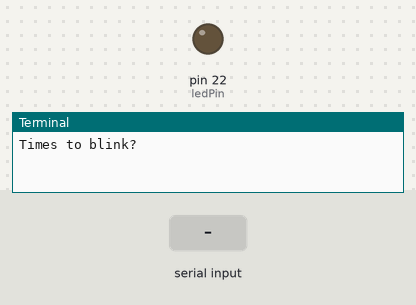
This program was run on a simulated Raspberry Pi (header pin numbers). Parts: output pins drawn as LEDs (lit = HIGH), the last lines printed to the terminal. Dashed ring = blinking. The test bench sets the inputs (shaded band). At 11.3 s the program stops and its outputs stay as they are.

Above: at 1.2 s.
1.3 s: "5" typed at the terminal, then Enter
At 2.1 s:
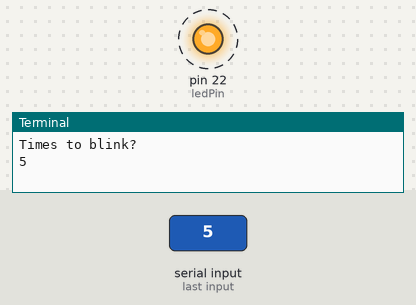
Timing chart, 0 to 11.8 s (numbered marks = the images above; inputs shaded):
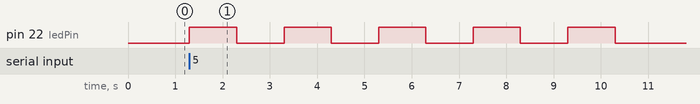

The program:

LEDblink_xtimes.py
```python
import RPi.GPIO as GPIO #RPI.GPIO is GPIO
import time

ledPin = 22 #physical pin 22

GPIO.setmode(GPIO.BOARD)

GPIO.setup(ledPin, GPIO.OUT)
blinks = int(input("Times to blink?"))

for i in range(0,blinks):
    GPIO.output(ledPin, True)
    time.sleep(1)
    GPIO.output(ledPin, False)
    time.sleep(1)

GPIO.cleanup()
```

Measured:
- after the input at 1.3 s, pin 22 (ledPin): alternates HIGH for 1.0 s and LOW for 1.0 s, starting at once
